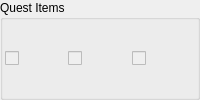
        <widget class="QGroupBox" name="groupBox_3">
         <property name="title">
          <string>Quest Items</string>
         </property>
         <layout class="QGridLayout" name="gridLayout_13">
          <property name="leftMargin">
           <number>2</number>
          </property>
          <property name="topMargin">
           <number>2</number>
          </property>
          <property name="rightMargin">
           <number>2</number>
          </property>
          <property name="bottomMargin">
           <number>2</number>
          </property>
          <property name="spacing">
           <number>0</number>
          </property>
          <item row="0" column="0">
           <widget class="QCheckBox" name="letterChkBox">
            <property name="enabled">
             <bool>false</bool>
            </property>
            <property name="toolTip">
             <string>Crawlin's Letter</string>
            </property>
            <property name="statusTip">
             <string>Crawlin's Letter</string>
            </property>
            <property name="icon">
             <iconset resource="../resources/resources.qrc">
              <normaloff>:/QuestItems/Letter</normaloff>:/QuestItems/Letter</iconset>
            </property>
            <property name="iconSize">
             <size>
              <width>48</width>
              <height>48</height>
             </size>
            </property>
           </widget>
          </item>
          <item row="0" column="1">
           <widget class="QCheckBox" name="bugCageChkBox">
            <property name="enabled">
             <bool>false</bool>
            </property>
            <property name="toolTip">
             <string>Beedle's Bug Cage</string>
            </property>
            <property name="statusTip">
             <string>Beedle's Bug Cage</string>
            </property>
            <property name="icon">
             <iconset resource="../resources/resources.qrc">
              <normaloff>:/QuestItems/BugCage</normaloff>:/QuestItems/BugCage</iconset>
            </property>
            <property name="iconSize">
             <size>
              <width>48</width>
              <height>48</height>
             </size>
            </property>
           </widget>
          </item>
          <item row="0" column="2">
           <widget class="QCheckBox" name="rattleChkBox">
            <property name="enabled">
             <bool>false</bool>
            </property>
            <property name="toolTip">
             <string>Rattle</string>
            </property>
            <property name="statusTip">
             <string>Rattle</string>
            </property>
            <property name="icon">
             <iconset resource="../resources/resources.qrc">
              <normaloff>:/QuestItems/Rattle</normaloff>:/QuestItems/Rattle</iconset>
            </property>
            <property name="iconSize">
             <size>
              <width>48</width>
              <height>48</height>
             </size>
            </property>
           </widget>
          </item>
         </layout>
        </widget>
